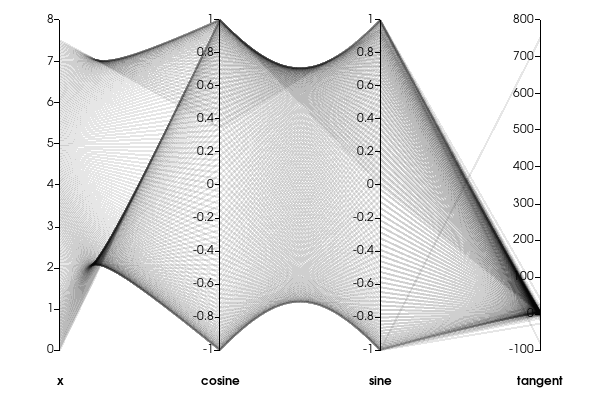

Write the Python code that produced this figure.
#!/usr/bin/env python
# Demonstrate parallel coordinates selection with event replay.

import math

import vtkmodules.vtkInteractionStyle  # noqa: F401
import vtkmodules.vtkRenderingContextOpenGL2  # noqa: F401
import vtkmodules.vtkRenderingOpenGL2  # noqa: F401

from vtkmodules.vtkChartsCore import vtkChartParallelCoordinates
from vtkmodules.vtkCommonCore import vtkDoubleArray
from vtkmodules.vtkCommonDataModel import vtkTable
from vtkmodules.vtkRenderingContext2D import vtkContextActor
from vtkmodules.vtkRenderingCore import (
    vtkRenderWindow,
    vtkRenderWindowInteractor,
    vtkRenderer,
)

# Create dummy data.
table = vtkTable()
arr_x = vtkDoubleArray()
arr_x.SetName("x")
table.AddColumn(arr_x)
arr_c = vtkDoubleArray()
arr_c.SetName("cosine")
table.AddColumn(arr_c)
arr_s = vtkDoubleArray()
arr_s.SetName("sine")
table.AddColumn(arr_s)
arr_s2 = vtkDoubleArray()
arr_s2.SetName("tangent")
table.AddColumn(arr_s2)

num_points = 200
inc = 7.5 / (num_points - 1)
table.SetNumberOfRows(num_points)
for i in range(num_points):
    table.SetValue(i, 0, i * inc)
    table.SetValue(i, 1, math.cos(i * inc))
    table.SetValue(i, 2, math.sin(i * inc))
    table.SetValue(i, 3, math.tan(i * inc) + 0.5)

# Set up a parallel coordinates chart.
chart = vtkChartParallelCoordinates()
chart.GetPlot(0).SetInputData(table)

# Context actor and scene wiring.
context_actor = vtkContextActor()
context_actor.GetScene().AddItem(chart)

# Renderer
renderer = vtkRenderer()
renderer.SetBackground(1.0, 1.0, 1.0)
context_actor.GetScene().SetRenderer(renderer)
renderer.AddActor(context_actor)

# Window
render_window = vtkRenderWindow()
render_window.SetSize(600, 400)
render_window.SetMultiSamples(0)
render_window.AddRenderer(renderer)
render_window.SetWindowName("parallel coordinates selection")

# Interactor
interactor = vtkRenderWindowInteractor()
interactor.SetRenderWindow(render_window)

interactor.Initialize()
interactor.Start()
